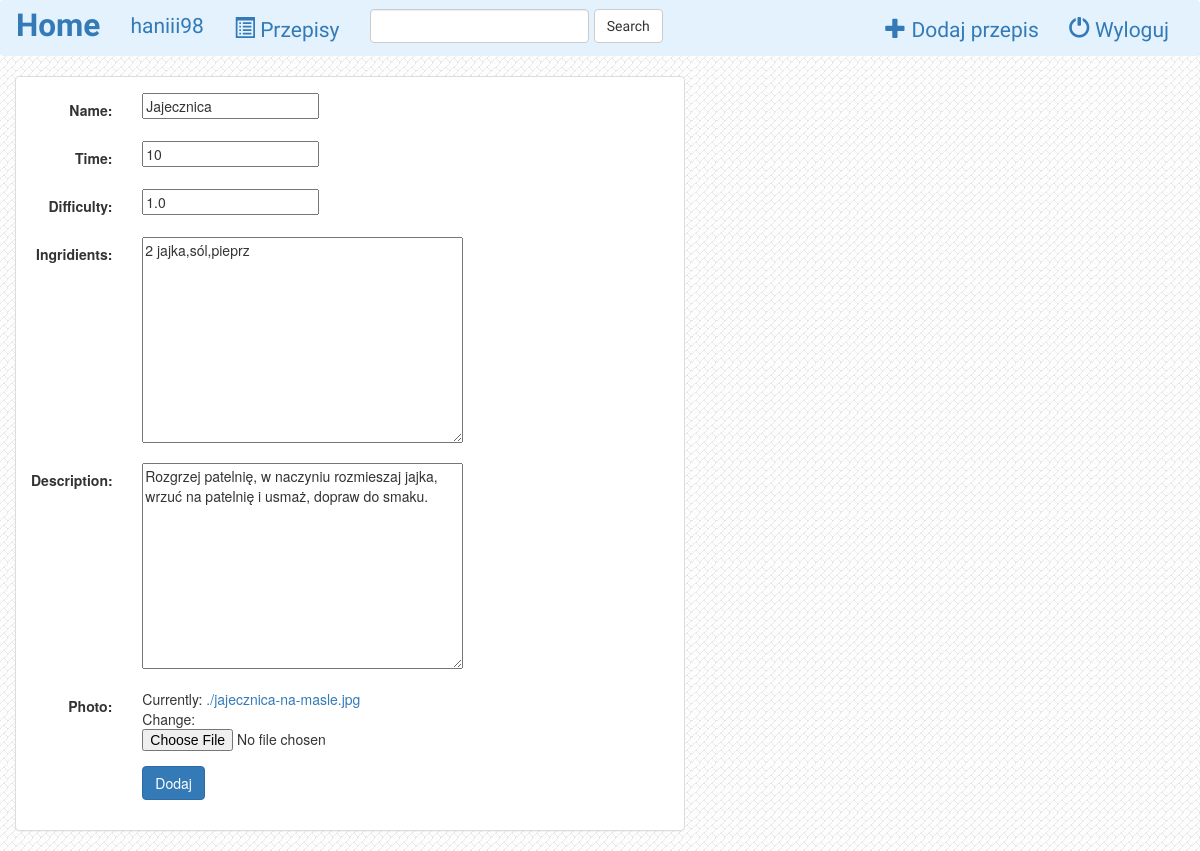
Screenshot of /recipes/update/2/ (signed in) with the database file from the repository.
### recipes/models.py (models this page shows, shortened)
class Recipe(models.Model):
    name = models.CharField(max_length=100)
    time = models.IntegerField()
    difficulty = models.FloatField()
    ingridients = models.TextField()
    description = models.TextField()
    photo = models.FileField()
    is_favorite = models.BooleanField(default=False)
    user = models.ForeignKey(User, default=1)

### recipes/views.py (the view)
# urls.py: url(r'update/(?P<pk>[0-9]+)/$', views.RecipeUpdate.as_view(), name='update'),
class RecipeUpdate(UpdateView):
    model = Recipe
    fields = ['name', 'time', 'difficulty', 'ingridients', 'description', 'photo']

### recipes/templates/recipes/recipe_form.html (shortened to what this page needs)
{% extends 'recipes/base.html' %}
{% block body %}
<div class="container-fluid">
    <div class="row">
        <div class="col-sm-12 col-md-7">
            <div class="panel panel-default">
                <div class="panel-body">
                    <form class="form-horizontal" action="" method="post" enctype="multipart/form-data">
                        {% include 'recipes/form-template.html' %}
                        <div class="form-group">
                            <div class="col-sm-offset-2 col-sm-10">
                                <button type="submit" class="btn btn-primary">Dodaj</button>
                            </div>
                        </div>
                    </form>
                </div>
            </div>
        </div>
    </div>
</div>
{% endblock %}

### recipes/templates/recipes/base.html (shortened to what this page needs)
<!DOCTYPE html>
<html lang="en">
<head>
    {% load staticfiles %}
    <link href="{% static 'recipes/style.css' %}" rel="stylesheet">
    <link rel="stylesheet" href="https://maxcdn.bootstrapcdn.com/bootstrap/3.3.6/css/bootstrap.min.css">
    <link rel="stylesheet" type="text/css" href="{% static 'recipes/style.css' %}" />
</head>
<body>
    <nav class="navbar navbar-light" style="background-color: #e3f2fd;">
    <div class="container-fluid">
        <div class="navbar-header">
            <a class="navbar-brand" href="{% url 'recipes:index' %}">Home</a>
        </div>
        <div class="collapse navbar-collapse" id="topNavBar">
            <ul class="nav navbar-nav">
                {% if user.is_active %}
                <li class="">
                    <a href="#">
                        {{ user.username }}
                    </a>
                </li>
                {% endif %}
                <li class="">
                    <a href="{% url 'recipes:index' %}">
                        <span class="glyphicon glyphicon-list-alt aria-hidden='true'"></span>
                        Przepisy
                    </a>
                </li>
            </ul>
            <form class="navbar-form navbar-left" role="search" method="get" action="{% url 'recipes:index' %}">
                <div class="form-group">
                    <input type="text" class="form-control" name="q" value="{{ request.GET.q }}">
                </div>
                <button type="submit" class="btn btn-default">Search</button>
            </form>
            <ul class="nav navbar-nav navbar-right">
                {% if user.is_active %}
                <li class="">
                    <a href="{% url 'recipes:add' %}">
                        <span class="glyphicon glyphicon-plus aria-hidden='true'"></span>
                        Dodaj przepis
                    </a>
                </li>
                <li class="">
                    <a href="{% url 'recipes:logout_user' %}">
                        <span class="glyphicon glyphicon-off aria-hidden='true'"></span>
                        Wyloguj
                    </a>
                </li>
                {% endif %}
            </ul>
        </div>
    </div>
</nav>
{% block body %}
{% endblock %}
</body>
</html>

### recipes/templates/recipes/form-template.html (shortened to what this page needs)
{% for field in form %}
    <div class="form-group">
        <div class="col-sm-offset-2 col-sm-10">
        </div>
        {% if field.is_hidden %}
        {% else %}
        <label class="control-label col-sm-2">{{ field.label_tag }}</label>
        {% endif %}
        <div class="col-sm-10">{{ field }}</div>
    </div>
{% endfor %}

### recipes/static/recipes/style.css (style rules this page uses)
body { background: white url('images/background.png'); }
.navbar { font-family: 'Amatic SC'; font-size: 150%; }
.navbar-brand { font-family: 'Amatic SC'; font-size: 150%; font-weight: bold; }

### rows the page displays
Recipe: form "Jajecznica" "10" "1.0" "2 jajka,sól,pieprz" "Rozgrzej patelnię, w naczyniu rozmieszaj jajka, wrzuć na patelnię i usmaż, dopraw do smaku."

### other values shown
{{ user.username }} "haniii98"
{{ field.label_tag }} "Name:" "Time:" "Difficulty:" "Ingridients:" "Description:" "Photo:"
